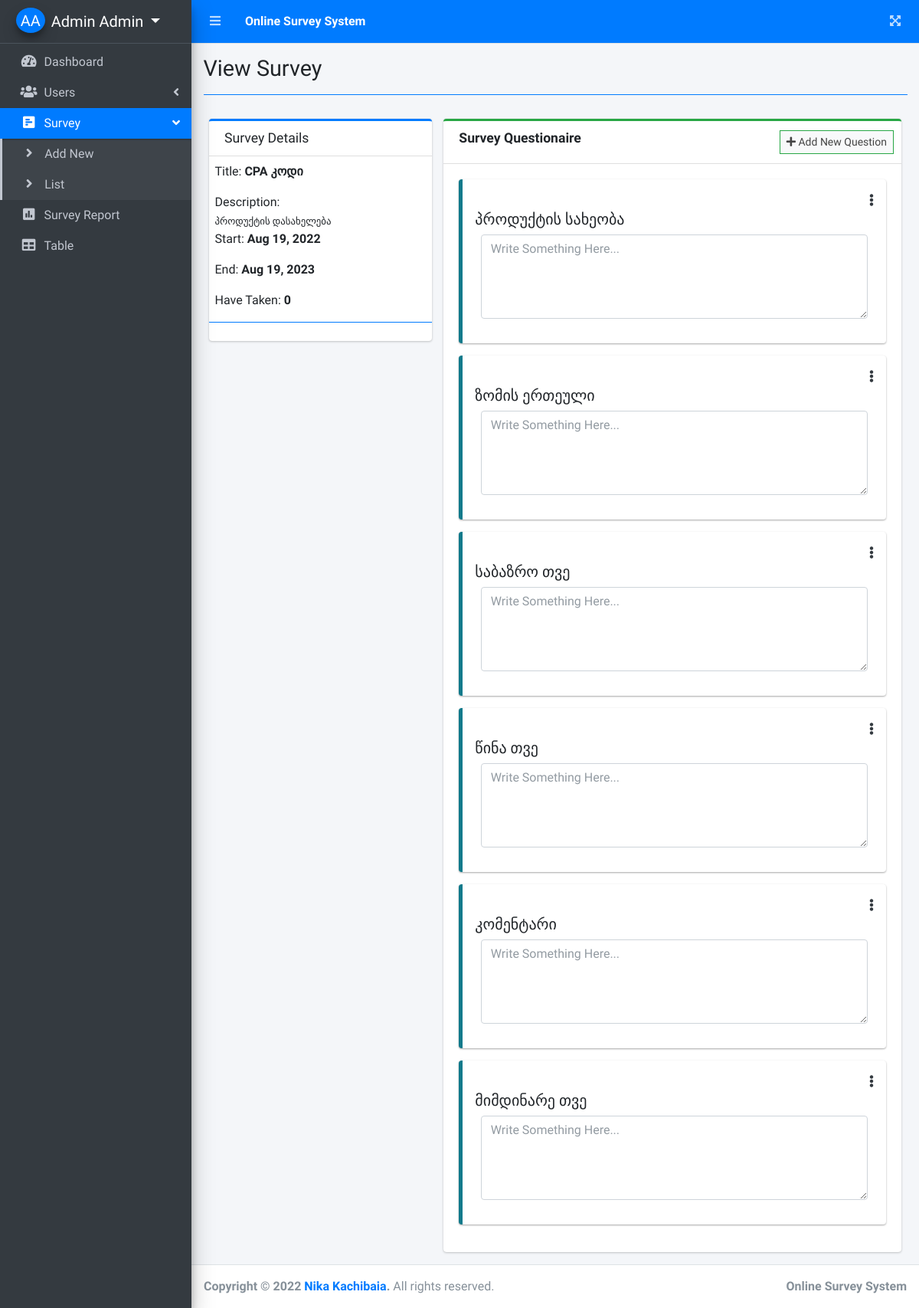
The page /index.php?page=view_survey&id=6 (signed in) on the database its author committed.
### tables this page shows
CREATE TABLE `questions` (
  `id` int(30) NOT NULL,
  `question` text NOT NULL,
  `frm_option` text NOT NULL,
  `type` varchar(50) NOT NULL,
  `order_by` int(11) NOT NULL,
  `survey_id` int(30) NOT NULL,
  `date_created` datetime NOT NULL DEFAULT current_timestamp()
);

### view_survey.php (the view, shortened to what this page needs)
<?php include 'db_connect.php' ?>
<?php
$qry = $conn->query("SELECT * FROM survey_set where id = ".$_GET['id'])->fetch_array();
$answers = $conn->query("SELECT distinct(user_id) from answers where survey_id ={$id}")->num_rows;
?>
<div class="col-lg-12">
	<div class="row">
		<div class="col-md-4">
			<div class="card card-outline card-primary">
				<div class="card-header">
					<h3 class="card-title">Survey Details</h3>
				</div>
				<div class="card-body p-0 py-2">
					<div class="container-fluid">
						<p>Title: <b><?php echo $stitle ?></b></p>
						<p class="mb-0">Description:</p>
						<small><?php echo $description; ?></small>
						<p>Start: <b><?php echo date("M d, Y",strtotime($start_date)) ?></b></p>
						<p>End: <b><?php echo date("M d, Y",strtotime($end_date)) ?></b></p>
						<p>Have Taken: <b><?php echo number_format($answers) ?></b></p>
					</div>
					<hr class="border-primary">
				</div>
			</div>
		</div>
		<div class="col-md-8">
			<div class="card card-outline card-success">
				<div class="card-header">
					<h3 class="card-title"><b>Survey Questionaire</b></h3>
					<div class="card-tools">
						<button class="btn btn-block btn-sm btn-default btn-flat border-success new_question" type="button"><i class="fa fa-plus"></i> Add New Question</button>
					</div>
				</div>
				<form action="" id="manage-sort">
				<div class="card-body ui-sortable">
					<?php
					$question = $conn->query("SELECT * FROM questions where survey_id = $id order by abs(order_by) asc,abs(id) asc");
					while($row=$question->fetch_assoc()):
					?>
					<div class="callout callout-info">
						<div class="row">
							<div class="col-md-12">
								<span class="dropleft float-right">
									<a class="fa fa-ellipsis-v text-dark" href="javascript:void(0)" data-toggle="dropdown" aria-haspopup="true" aria-expanded="false"></a>
								</span>
							</div>
						</div>
						<h5><?php echo $row['question'] ?></h5>
						<div class="col-md-12">
							<?php
								if($row['type'] == 'radio_opt'):
									foreach(json_decode($row['frm_option']) as $k => $v):
							?>
							<div class="icheck-primary">
		                        <input type="radio" id="option_<?php echo $k ?>" name="answer[<?php echo $row['id'] ?>]" value="<?php echo $k ?>" checked="">
		                        <label for="option_<?php echo $k ?>"><?php echo $v ?></label>
		                     </div>
								<?php endforeach; ?>
						<?php else: ?>
							<div class="form-group">
								<textarea name="answer[<?php echo $row['id'] ?>]" id="" cols="30" rows="4" class="form-control" placeholder="Write Something Here..."></textarea>
							</div>
						<?php endif; ?>
						</div>
					</div>
					<?php endwhile; ?>
				</div>
				</form>
			</div>
		</div>
	</div>
</div>

### index.php (shortened to what this page needs)
<!DOCTYPE html>
<html lang="en">
<?php
include 'header.php'
?>
<body class="hold-transition sidebar-mini layout-fixed layout-navbar-fixed layout-footer-fixed">
  <div class="wrapper">
    <?php include 'topbar.php' ?>
    <?php include 'sidebar.php' ?>
    <div class="content-wrapper">
      <div class="content-header">
        <div class="container-fluid">
          <div class="row mb-2">
            <div class="col-sm-6">
              <h1 class="m-0"><?php echo $title ?></h1>
            </div>
          </div>
          <hr class="border-primary">
        </div>
      </div>
      <section class="content">
        <div class="container-fluid">
          <?php
          $page = isset($_GET['page']) ? $_GET['page'] : 'home';
          include $page . '.php';
          ?>
        </div>
      </section>
    </div>
    <footer class="main-footer">
      <strong>Copyright &copy; 2022 <a href="https://facebook.com/akin777.hacker">Nika Kachibaia</a>.</strong>
      All rights reserved.
      <div class="float-right d-none d-sm-inline-block">
        <b>Online Survey System</b>
      </div>
    </footer>
  </div>
</body>
</html>

### header.php (shortened to what this page needs)
<head>
  <?php
  $title = isset($_GET['page']) ? ucwords(str_replace("_", ' ', $_GET['page'])) : "Home";
  ?>
  <link rel="stylesheet" href="assets/plugins/fontawesome-free/css/all.min.css">
  <link rel="stylesheet" href="assets/plugins/overlayScrollbars/css/OverlayScrollbars.min.css">
  <link rel="stylesheet" href="assets/plugins/datatables-bs4/css/dataTables.bootstrap4.min.css">
  <link rel="stylesheet" href="assets/plugins/datatables-responsive/css/responsive.bootstrap4.min.css">
  <link rel="stylesheet" href="assets/plugins/datatables-buttons/css/buttons.bootstrap4.min.css">
  <link rel="stylesheet" href="assets/plugins/select2/css/select2.min.css">
  <link rel="stylesheet" href="assets/plugins/select2-bootstrap4-theme/select2-bootstrap4.min.css">
  <link rel="stylesheet" href="assets/plugins/sweetalert2-theme-bootstrap-4/bootstrap-4.min.css">
  <link rel="stylesheet" href="assets/plugins/toastr/toastr.min.css">
  <link rel="stylesheet" href="assets/plugins/icheck-bootstrap/icheck-bootstrap.min.css">
  <link rel="stylesheet" href="assets/dist/css/adminlte.min.css">
  <link rel="stylesheet" href="assets/dist/css/styles.css">
  <link rel="stylesheet" href="assets/plugins/summernote/summernote-bs4.min.css">
</head>

### topbar.php
<nav class="main-header navbar navbar-expand navbar-primary navbar-dark ">
  <ul class="navbar-nav">
    <li class="nav-item">
      <a class="nav-link" data-widget="pushmenu" href="#" role="button"><i class="fas fa-bars"></i></a>
    </li>
    <li>
      <a class="nav-link text-white"  href="./" role="button"> <large><b>Online Survey System</b></large></a>
    </li>
  </ul>
  <ul class="navbar-nav ml-auto">
    <li class="nav-item">
      <a class="nav-link" data-widget="fullscreen" href="#" role="button">
        <i class="fas fa-expand-arrows-alt"></i>
      </a>
    </li>
  </ul>
</nav>

### sidebar.php (shortened to what this page needs)
<aside class="main-sidebar sidebar-dark-primary elevation-4">
  <div class="dropdown">
    <a href="javascript:void(0)" class="brand-link dropdown-toggle" data-toggle="dropdown" aria-expanded="true">
      <span class="brand-image img-circle elevation-3 d-flex justify-content-center align-items-center bg-primary text-white font-weight-500" style="width: 38px;height:50px"><?php echo strtoupper(substr($_SESSION['login_firstname'], 0, 1) . substr($_SESSION['login_lastname'], 0, 1)) ?></span>
      <span class="brand-text font-weight-light"><?php echo ucwords($_SESSION['login_firstname'] . ' ' . $_SESSION['login_lastname']) ?></span>
    </a>
  </div>
  <div class="sidebar">
    <nav class="mt-2">
      <ul class="nav nav-pills nav-sidebar flex-column nav-flat" data-widget="treeview" role="menu" data-accordion="false">
        <li class="nav-item dropdown">
          <a href="./" class="nav-link nav-home">
            <i class="nav-icon fas fa-tachometer-alt"></i>
            <p>
              Dashboard
            </p>
          </a>
        </li>
        <?php if ($_SESSION['login_type'] == 1) : ?>
          <li class="nav-item">
            <a href="#" class="nav-link nav-edit_user">
              <i class="nav-icon fas fa-users"></i>
              <p>
                Users
                <i class="right fas fa-angle-left"></i>
              </p>
            </a>
          </li>
          <li class="nav-item">
            <a href="#" class="nav-link nav-is-tree nav-edit_survey nav-view_survey">
              <i class="nav-icon fa fa-poll-h"></i>
              <p>
                Survey
                <i class="right fas fa-angle-left"></i>
              </p>
            </a>
            <ul class="nav nav-treeview">
              <li class="nav-item">
                <a href="./index.php?page=new_survey" class="nav-link nav-new_survey tree-item">
                  <i class="fas fa-angle-right nav-icon"></i>
                  <p>Add New</p>
                </a>
              </li>
              <li class="nav-item">
                <a href="./index.php?page=survey_list" class="nav-link nav-survey_list tree-item">
                  <i class="fas fa-angle-right nav-icon"></i>
                  <p>List</p>
                </a>
              </li>
            </ul>
          </li>
          <li class="nav-item">
            <a href="./index.php?page=survey_report" class="nav-link nav-survey_report">
              <i class="nav-icon fas fa-poll"></i>
              <p>
                Survey Report
              </p>
            </a>
          </li>
          <li class="nav-item">
            <a href="./surveytable/index.php" class="nav-link">
              <i class="nav-icon fas fa-solid fa-table"></i>
              <p>
                Table
              </p>
            </a>
          </li>
        <?php endif; ?>
      </ul>
    </nav>
  </div>
</aside>

### rows shown on the page
questions: question "პროდუქტის სახეობა", id "Write Something Here..."
questions: question "ზომის ერთეული", id "Write Something Here..."
questions: question "საბაზრო თვე", id "Write Something Here..."
questions: question "წინა თვე", id "Write Something Here..."
questions: question "კომენტარი", id "Write Something Here..."
questions: question "მიმდინარე თვე", id "Write Something Here..."

### other values the page prints
$_SESSION['login_firstname'] . ' ' . $_SESSION['login_lastname'] "Admin Admin"
$title "View Survey"
$stitle "CPA კოდი"
$description "პროდუქტის დასახელება"
date("M d, Y",strtotime($start_date)) "Aug 19, 2022"
date("M d, Y",strtotime($end_date)) "Aug 19, 2023"
$answers "0"
